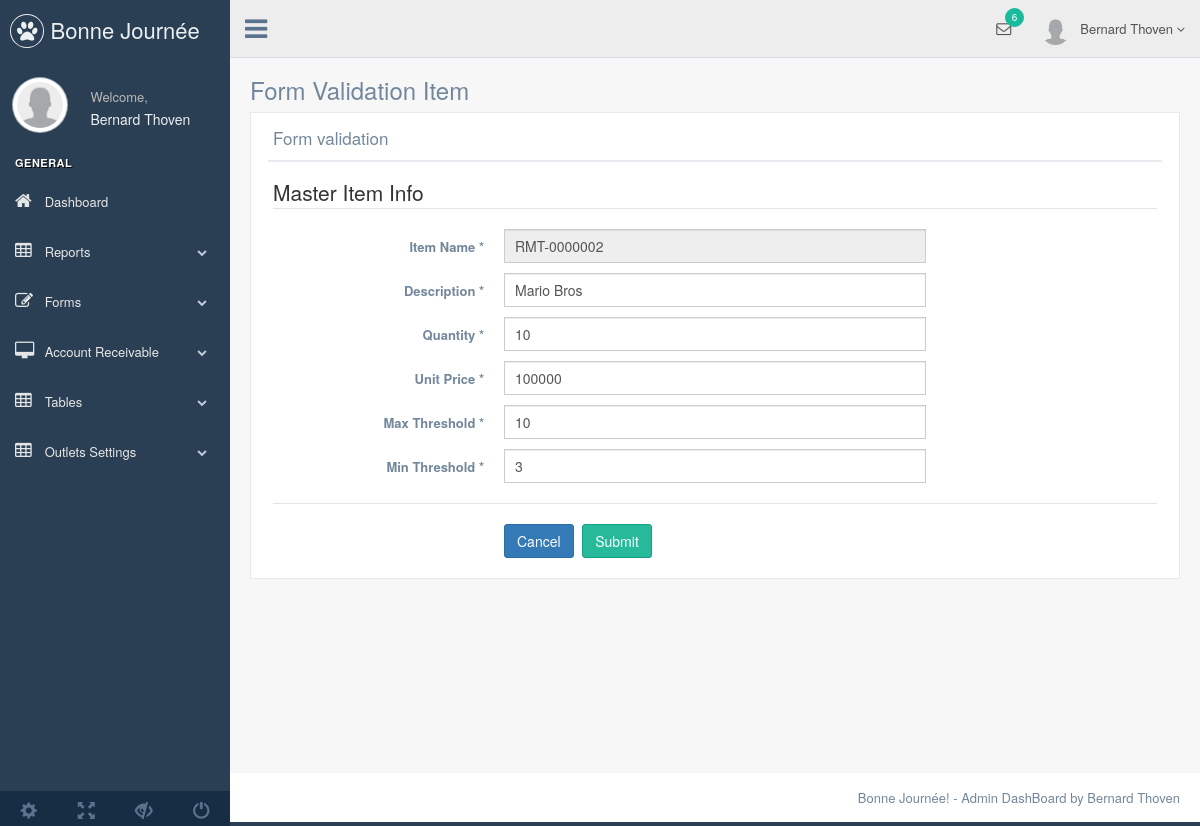
Page /production/updateinventory.php?id=27 on the committed database.
### tables this page shows
CREATE TABLE `inventory` (
  `id` int(11) NOT NULL,
  `item_code` varchar(20) NOT NULL,
  `description` varchar(255) NOT NULL,
  `qty` int(11) NOT NULL,
  `unit_price` int(11) NOT NULL,
  `min` int(11) NOT NULL,
  `max` int(11) NOT NULL,
  `hpp` int(20) DEFAULT NULL
);

### production/updateinventory.php (the view, shortened to what this page needs)
<?php
include("controller/doconnect.php");
?>
<!DOCTYPE html>
<html lang="en">
  <head>
    <link href="../vendors/bootstrap/dist/css/bootstrap.min.css" rel="stylesheet">
    <link href="../vendors/font-awesome/css/font-awesome.min.css" rel="stylesheet">
    <link href="../vendors/nprogress/nprogress.css" rel="stylesheet">
    <link href="../build/css/custom.min.css" rel="stylesheet">
  </head>
  <body class="nav-md">
    <div class="container body">
      <div class="main_container">
        <div class="col-md-3 left_col menu_fixed">
          <div class="left_col scroll-view">
            <div class="navbar nav_title" style="border: 0;">
              <a href="index.html" class="site_title"><i class="fa fa-paw"></i> <span>Bonne Journée</span></a>
            </div>
            <div class="profile clearfix">
              <div class="profile_pic">
                <img src="images/user.png" alt="..." class="img-circle profile_img">
              </div>
              <div class="profile_info">
                <span>Welcome,</span>
                <h2>Bernard Thoven</h2>
              </div>
            </div>
            <br />
            <div id="sidebar-menu" class="main_menu_side hidden-print main_menu">
              <div class="menu_section">
                <h3>General</h3>
                <ul class="nav side-menu">
                  <li><a href="index.php"><i class="fa fa-home"></i> Dashboard </a>
                  </li>
                  <li><a><i class="fa fa-table"></i> Reports <span class="fa fa-chevron-down"></span></a>
                  </li>
                  <li><a><i class="fa fa-edit"></i> Forms <span class="fa fa-chevron-down"></span></a>
                  </li>
                  <li><a><i class="fa fa-desktop"></i> Account Receivable <span class="fa fa-chevron-down"></span></a>
                  </li>
                  <li><a><i class="fa fa-table"></i> Tables <span class="fa fa-chevron-down"></span></a>
                  </li>
                  <li><a><i class="fa fa-table"></i> Outlets Settings <span class="fa fa-chevron-down"></span></a>
                  </li>
                </ul>
              </div>
            </div>
            <div class="sidebar-footer hidden-small">
              <a data-toggle="tooltip" data-placement="top" title="Settings">
                <span class="glyphicon glyphicon-cog" aria-hidden="true"></span>
              </a>
              <a data-toggle="tooltip" data-placement="top" title="FullScreen">
                <span class="glyphicon glyphicon-fullscreen" aria-hidden="true"></span>
              </a>
              <a data-toggle="tooltip" data-placement="top" title="Lock">
                <span class="glyphicon glyphicon-eye-close" aria-hidden="true"></span>
              </a>
              <a data-toggle="tooltip" data-placement="top" title="Logout" href="login.html">
                <span class="glyphicon glyphicon-off" aria-hidden="true"></span>
              </a>
            </div>
          </div>
        </div>
        <div class="top_nav">
          <div class="nav_menu">
            <nav>
              <div class="nav toggle">
                <a id="menu_toggle"><i class="fa fa-bars"></i></a>
              </div>
              <ul class="nav navbar-nav navbar-right">
                <li class="">
                  <a href="javascript:;" class="user-profile dropdown-toggle" data-toggle="dropdown" aria-expanded="false">
                    <img src="images/user.png" alt="">Bernard Thoven
                    <span class=" fa fa-angle-down"></span>
                  </a>
                </li>
                <li role="presentation" class="dropdown">
                  <a href="javascript:;" class="dropdown-toggle info-number" data-toggle="dropdown" aria-expanded="false">
                    <i class="fa fa-envelope-o"></i>
                    <span class="badge bg-green">6</span>
                  </a>
                </li>
              </ul>
            </nav>
          </div>
        </div>
        <div class="right_col" role="main">
          <div class="">
            <div class="page-title">
              <div class="title_left">
                <h3>Form Validation Item</h3>
              </div>
            </div>
            <div class="clearfix"></div>
            <div class="row">
              <div class="col-md-12 col-sm-12 col-xs-12">
                <div class="x_panel">
                  <div class="x_title">
                    <h2>Form validation <small>sub title</small></h2>
                    <div class="clearfix"></div>
                  </div>
                  <div class="x_content">
                    <form class="form-horizontal form-label-left" action="controller/doupdategoods.php" novalidate>
                      <span class="section">Master Item Info</span>
                      <?php
                        $id = $_REQUEST['id'];
                        $sql = "SELECT * FROM inventory where id = '".$id."'";
                        $result = $conn->query($sql);
                        while($row = $result->fetch_assoc()) {
                      ?>
                      <div class="item form-group">
                        <label class="control-label col-md-3 col-sm-3 col-xs-12" for="name">Item Name <span class="required">*</span>
                        </label>
                        <div class="col-md-6 col-sm-6 col-xs-12">
                          <input id="item_code" class="form-control col-md-7 col-xs-12" data-suggestions="White, Green, Blue, Black, Brown" name="item_code" placeholder="ex.RMT-00000001" required="required" type="text" value="<?php echo $row["item_code"]?>" readonly>
                        </div>
                      </div>
                      <div class="item form-group">
                        <label class="control-label col-md-3 col-sm-3 col-xs-12" for="description">Description <span class="required">*</span>
                        </label>
                        <div class="col-md-6 col-sm-6 col-xs-12">
                          <input id="description" name="description" required="required" class="form-control col-md-7 col-xs-12" placeholder="PRIMA UP 480 SL UK.20 LTR - JERIGEN MAKIN" value="<?php echo $row["description"]?>">
                        </div>
                      </div>
                      <div class="item form-group">
                        <label class="control-label col-md-3 col-sm-3 col-xs-12" for="qty">Quantity <span class="required">*</span>
                        </label>
                        <div class="col-md-6 col-sm-6 col-xs-12">
                          <input type="number" id="quantity" name="qty" required="required" min="1" max="9999" class="form-control col-md-7 col-xs-12" placeholder="1-9999" value="<?php echo $row["qty"]?>">
                        </div>
                      </div>
                      <div class="item form-group">
                        <label class="control-label col-md-3 col-sm-3 col-xs-12" for="unit_price">Unit Price <span class="required">*</span>
                        </label>
                        <div class="col-md-6 col-sm-6 col-xs-12">
                          <input type="number" id="price" name="unit_price" required="required" min="0.00000001" max="999999999999999" class="form-control col-md-7 col-xs-12" placeholder="0.00000001-999999999999999" value="<?php echo $row["unit_price"]?>">
                        </div>
                      </div>
                      <div class="item form-group">
                        <label class="control-label col-md-3 col-sm-3 col-xs-12" for="max">Max Threshold <span class="required">*</span>
                        </label>
                        <div class="col-md-6 col-sm-6 col-xs-12">
                          <input type="number" id="minthreshold" name="max" required="required" min="1" max="9999" class="form-control col-md-7 col-xs-12" placeholder="1-9999" value="<?php echo $row["max"]?>">
                        </div>
                      </div>
                      <div class="item form-group">
                        <label class="control-label col-md-3 col-sm-3 col-xs-12" for="min">Min Threshold <span class="required">*</span>
                        </label>
                        <div class="col-md-6 col-sm-6 col-xs-12">
                          <input type="number" id="maxthreshold" name="min" required="required" min="1" max="9999" class="form-control col-md-7 col-xs-12" placeholder="1-9999" value="<?php echo $row["min"]?>">
                        </div>
                      </div>
                      <div class="ln_solid"></div>
                      <div class="form-group">
                        <div class="col-md-6 col-md-offset-3">
                          <button type="submit" class="btn btn-primary">Cancel</button>
                          <button id="send" type="submit" class="btn btn-success">Submit</button>
                        </div>
                      </div>
                      <?php
                    }
                    ?>
                    </form>
                  </div>
                </div>
              </div>
            </div>
          </div>
        </div>
        <footer>
          <div class="pull-right">
            Bonne Journée! - Admin DashBoard by Bernard Thoven
          </div>
          <div class="clearfix"></div>
        </footer>
      </div>
    </div>
  </body>
</html>

### rows in the picture
inventory: item_code "RMT-0000002", description "Mario Bros", qty "10", unit_price "100000", max "10", min "3"
